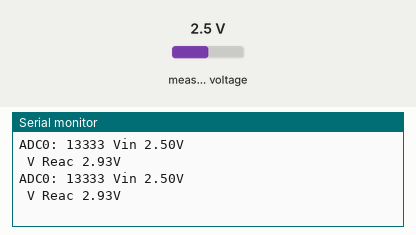
Bench run of a sketch on a simulated Arduino Uno, built for the host (arithmetic inside an expression is 32-bit, double 64-bit). On the bench: the last lines printed to the serial monitor. The test bench sets the inputs (shaded band); at power-on: measured voltage 2.5 V.

Above: at 1.2 s.
1.3 s: measured voltage set to 0.1 V
At 2.5 s:
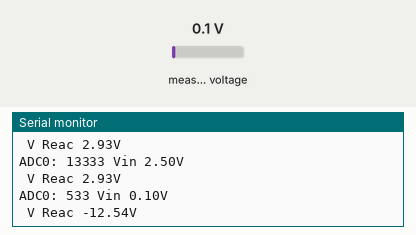
2.8 s: measured voltage set to 1.2 V
At 3.6 s:
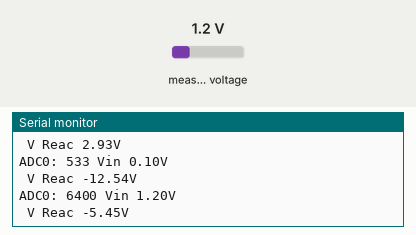
Timing chart, 0 to 5.8 s (numbered marks = the images above; inputs shaded):
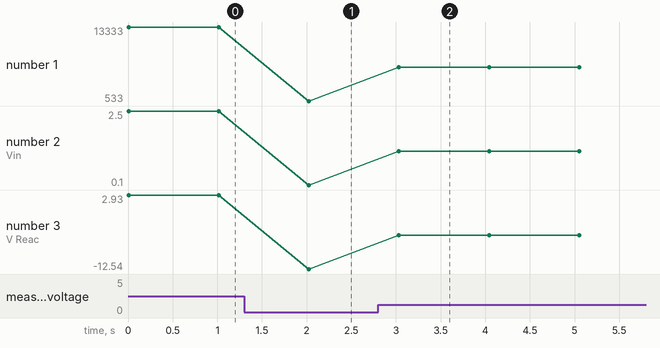

The sketch:

3_Program_Pembaca_Reactivity.ino
```cpp
#include <Adafruit_ADS1X15.h>

Adafruit_ADS1115 ads;
#define I2C_SDA 26
#define I2C_SCL 27

TwoWire i2c_new = TwoWire(0);


void setup(void)
{
  Serial.begin(115200);
  i2c_new.begin(I2C_SDA, I2C_SCL, 100000);


  if (!ads.begin(0x48, &i2c_new)) {
    Serial.println("Failed to initialize ADS.");
    while (1);
  }
}

void loop(void)
{
  int16_t adc0;
  float volts0;

  adc0 = ads.readADC_SingleEnded(0);
  volts0 = ads.computeVolts(adc0);
  float v_reactivity=6.4452*volts0 - 13.182; //konversi ke +/- 12 V
  Serial.print("ADC0: "); Serial.print(adc0); Serial.print(" Vin "); Serial.print(volts0); Serial.println("V");Serial.print(" V Reac "); Serial.print(v_reactivity); Serial.println("V");

  delay(1000);
}
```

Measured:
- after the input at 1.3 s, the serial monitor: prints a new line after 0.73 s (image 1)
- after the input at 2.8 s, the serial monitor: prints a new line after 0.23 s (image 2)
- plotted number 1: 13333 → 533 after the input at 1.3 s, 533 → 6400 after the input at 2.8 s
- plotted number 2: 2.5 → 0.1 after the input at 1.3 s, 0.1 → 1.2 after the input at 2.8 s
- plotted number 3: 2.93 → -12.54 after the input at 1.3 s, -12.54 → -5.45 after the input at 2.8 s
